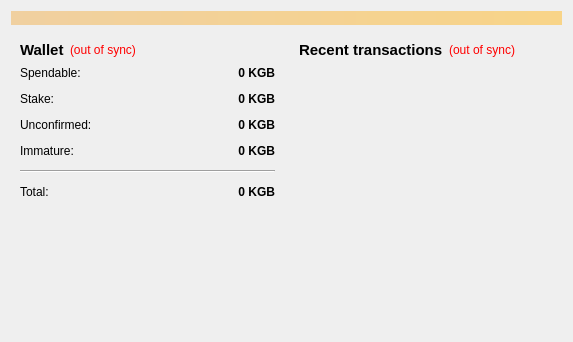
<?xml version="1.0" encoding="UTF-8"?>
<ui version="4.0">
 <class>OverviewPage</class>
 <widget class="QWidget" name="OverviewPage">
  <property name="geometry">
   <rect>
    <x>0</x>
    <y>0</y>
    <width>573</width>
    <height>342</height>
   </rect>
  </property>
  <property name="windowTitle">
   <string>Form</string>
  </property>
  <layout class="QVBoxLayout" name="topLayout">
   <item>
    <widget class="QLabel" name="labelAlerts">
     <property name="visible">
      <bool>false</bool>
     </property>
     <property name="styleSheet">
      <string notr="true">background-color: qlineargradient(x1: 0, y1: 0, x2: 1, y2: 0, stop:0 #F0D0A0, stop:1 #F8D488);  color:#000000
</string>
     </property>
     <property name="wordWrap">
      <bool>true</bool>
     </property>
     <property name="margin">
      <number>3</number>
     </property>
    </widget>
   </item>
   <item>
    <layout class="QHBoxLayout" name="horizontalLayout" stretch="1,1">
     <item>
      <layout class="QVBoxLayout" name="verticalLayout_2">
       <item>
        <widget class="QWidget" name="widget" native="true">
         <layout class="QVBoxLayout" name="verticalLayout_4">
          <item>
           <layout class="QHBoxLayout" name="horizontalLayout_4">
            <item>
             <widget class="QLabel" name="label_5">
              <property name="font">
               <font>
                <pointsize>11</pointsize>
                <weight>75</weight>
                <bold>true</bold>
               </font>
              </property>
              <property name="text">
               <string>Wallet</string>
              </property>
             </widget>
            </item>
            <item>
             <widget class="QLabel" name="labelWalletStatus">
              <property name="toolTip">
               <string>The displayed information may be out of date. Your wallet automatically synchronizes with the KangaBits network after a connection is established, but this process has not completed yet.</string>
              </property>
              <property name="styleSheet">
               <string notr="true">QLabel { color: red; }</string>
              </property>
              <property name="text">
               <string notr="true">(out of sync)</string>
              </property>
              <property name="alignment">
               <set>Qt::AlignLeading|Qt::AlignLeft|Qt::AlignVCenter</set>
              </property>
             </widget>
            </item>
            <item>
             <spacer name="horizontalSpacer_2">
              <property name="orientation">
               <enum>Qt::Horizontal</enum>
              </property>
              <property name="sizeHint" stdset="0">
               <size>
                <width>40</width>
                <height>20</height>
               </size>
              </property>
             </spacer>
            </item>
           </layout>
          </item>
          <item>
           <layout class="QFormLayout" name="formLayout_2">
            <property name="fieldGrowthPolicy">
             <enum>QFormLayout::AllNonFixedFieldsGrow</enum>
            </property>
            <property name="horizontalSpacing">
             <number>12</number>
            </property>
            <property name="verticalSpacing">
             <number>12</number>
            </property>
            <item row="0" column="0">
             <widget class="QLabel" name="label">
              <property name="text">
               <string>Spendable:</string>
              </property>
             </widget>
            </item>
            <item row="0" column="1">
             <widget class="QLabel" name="labelBalance">
              <property name="font">
               <font>
                <weight>75</weight>
                <bold>true</bold>
               </font>
              </property>
              <property name="cursor">
               <cursorShape>IBeamCursor</cursorShape>
              </property>
              <property name="toolTip">
               <string>Your current spendable balance</string>
              </property>
              <property name="text">
               <string notr="true">0 KGB</string>
              </property>
              <property name="alignment">
               <set>Qt::AlignRight|Qt::AlignTrailing|Qt::AlignVCenter</set>
              </property>
              <property name="textInteractionFlags">
               <set>Qt::LinksAccessibleByMouse|Qt::TextSelectableByKeyboard|Qt::TextSelectableByMouse</set>
              </property>
             </widget>
            </item>
            <item row="1" column="0">
             <widget class="QLabel" name="label_6">
              <property name="text">
               <string>Stake:</string>
              </property>
             </widget>
            </item>
            <item row="1" column="1">
             <widget class="QLabel" name="labelStake">
              <property name="font">
               <font>
                <weight>75</weight>
                <bold>true</bold>
               </font>
              </property>
              <property name="cursor">
               <cursorShape>IBeamCursor</cursorShape>
              </property>
              <property name="toolTip">
               <string>Total of coins that was staked, and do not yet count toward the current balance</string>
              </property>
              <property name="text">
               <string notr="true">0 KGB</string>
              </property>
              <property name="alignment">
               <set>Qt::AlignRight|Qt::AlignTrailing|Qt::AlignVCenter</set>
              </property>
              <property name="textInteractionFlags">
               <set>Qt::LinksAccessibleByMouse|Qt::TextSelectableByKeyboard|Qt::TextSelectableByMouse</set>
              </property>
             </widget>
            </item>
            <item row="2" column="0">
             <widget class="QLabel" name="label_3">
              <property name="text">
               <string>Unconfirmed:</string>
              </property>
             </widget>
            </item>
            <item row="2" column="1">
             <widget class="QLabel" name="labelUnconfirmed">
              <property name="font">
               <font>
                <weight>75</weight>
                <bold>true</bold>
               </font>
              </property>
              <property name="cursor">
               <cursorShape>IBeamCursor</cursorShape>
              </property>
              <property name="toolTip">
               <string>Total of transactions that have yet to be confirmed, and do not yet count toward the current balance</string>
              </property>
              <property name="text">
               <string notr="true">0 KGB</string>
              </property>
              <property name="alignment">
               <set>Qt::AlignRight|Qt::AlignTrailing|Qt::AlignVCenter</set>
              </property>
              <property name="textInteractionFlags">
               <set>Qt::LinksAccessibleByMouse|Qt::TextSelectableByKeyboard|Qt::TextSelectableByMouse</set>
              </property>
             </widget>
            </item>
            <item row="3" column="0">
             <widget class="QLabel" name="labelImmatureText">
              <property name="text">
               <string>Immature:</string>
              </property>
             </widget>
            </item>
            <item row="3" column="1">
             <widget class="QLabel" name="labelImmature">
              <property name="font">
               <font>
                <weight>75</weight>
                <bold>true</bold>
               </font>
              </property>
              <property name="toolTip">
               <string>Mined balance that has not yet matured</string>
              </property>
              <property name="text">
               <string notr="true">0 KGB</string>
              </property>
              <property name="alignment">
               <set>Qt::AlignRight|Qt::AlignTrailing|Qt::AlignVCenter</set>
              </property>
              <property name="textInteractionFlags">
               <set>Qt::LinksAccessibleByMouse|Qt::TextSelectableByKeyboard|Qt::TextSelectableByMouse</set>
              </property>
             </widget>
            </item>
            <item row="4" column="0" colspan="2">
             <widget class="Line" name="line">
              <property name="orientation">
               <enum>Qt::Horizontal</enum>
              </property>
             </widget>
            </item>
            <item row="5" column="0">
             <widget class="QLabel" name="labelTotalText">
              <property name="text">
               <string>Total:</string>
              </property>
             </widget>
            </item>
            <item row="5" column="1">
             <widget class="QLabel" name="labelTotal">
              <property name="font">
               <font>
                <weight>75</weight>
                <bold>true</bold>
               </font>
              </property>
              <property name="cursor">
               <cursorShape>IBeamCursor</cursorShape>
              </property>
              <property name="toolTip">
               <string>Your current total balance</string>
              </property>
              <property name="text">
               <string notr="true">0 KGB</string>
              </property>
              <property name="alignment">
               <set>Qt::AlignRight|Qt::AlignTrailing|Qt::AlignVCenter</set>
              </property>
              <property name="textInteractionFlags">
               <set>Qt::LinksAccessibleByMouse|Qt::TextSelectableByKeyboard|Qt::TextSelectableByMouse</set>
              </property>
             </widget>
            </item>
           </layout>
          </item>
         </layout>
        </widget>
       </item>
       <item>
        <spacer name="verticalSpacer">
         <property name="orientation">
          <enum>Qt::Vertical</enum>
         </property>
         <property name="sizeHint" stdset="0">
          <size>
           <width>20</width>
           <height>40</height>
          </size>
         </property>
        </spacer>
       </item>
      </layout>
     </item>
     <item>
      <layout class="QVBoxLayout" name="verticalLayout_3">
       <item>
        <widget class="QWidget" name="widget_2" native="true">
         <layout class="QVBoxLayout" name="verticalLayout">
          <item>
           <layout class="QHBoxLayout" name="horizontalLayout_2">
            <item>
             <widget class="QLabel" name="label_4">
              <property name="font">
               <font>
                <pointsize>11</pointsize>
                <weight>75</weight>
                <bold>true</bold>
               </font>
              </property>
              <property name="text">
               <string>&lt;b&gt;Recent transactions&lt;/b&gt;</string>
              </property>
             </widget>
            </item>
            <item>
             <widget class="QLabel" name="labelTransactionsStatus">
              <property name="toolTip">
               <string>The displayed information may be out of date. Your wallet automatically synchronizes with the KangaBits network after a connection is established, but this process has not completed yet.</string>
              </property>
              <property name="styleSheet">
               <string notr="true">QLabel { color: red; }</string>
              </property>
              <property name="text">
               <string notr="true">(out of sync)</string>
              </property>
              <property name="alignment">
               <set>Qt::AlignRight|Qt::AlignTrailing|Qt::AlignVCenter</set>
              </property>
             </widget>
            </item>
            <item>
             <spacer name="horizontalSpacer">
              <property name="orientation">
               <enum>Qt::Horizontal</enum>
              </property>
              <property name="sizeHint" stdset="0">
               <size>
                <width>40</width>
                <height>20</height>
               </size>
              </property>
             </spacer>
            </item>
           </layout>
          </item>
          <item>
           <widget class="QListView" name="listTransactions">
            <property name="styleSheet">
             <string notr="true">QListView { background: transparent; }</string>
            </property>
            <property name="frameShape">
             <enum>QFrame::NoFrame</enum>
            </property>
            <property name="verticalScrollBarPolicy">
             <enum>Qt::ScrollBarAlwaysOff</enum>
            </property>
            <property name="horizontalScrollBarPolicy">
             <enum>Qt::ScrollBarAlwaysOff</enum>
            </property>
            <property name="selectionMode">
             <enum>QAbstractItemView::NoSelection</enum>
            </property>
           </widget>
          </item>
         </layout>
        </widget>
       </item>
      </layout>
     </item>
    </layout>
   </item>
  </layout>
 </widget>
 <resources/>
 <connections/>
</ui>
